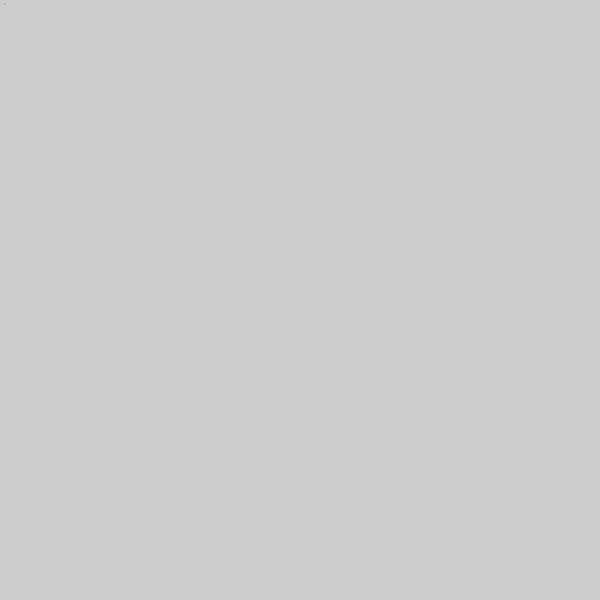
Frame 1 (no input)
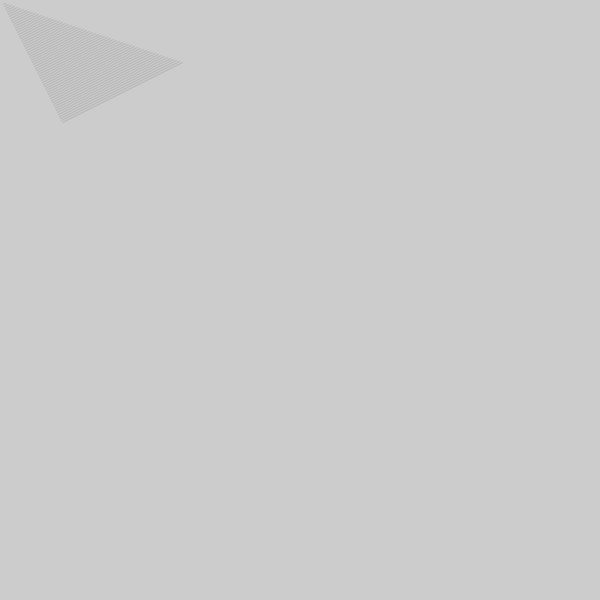
Frame 60 (the mouse pressed at the canvas centre just before this capture)
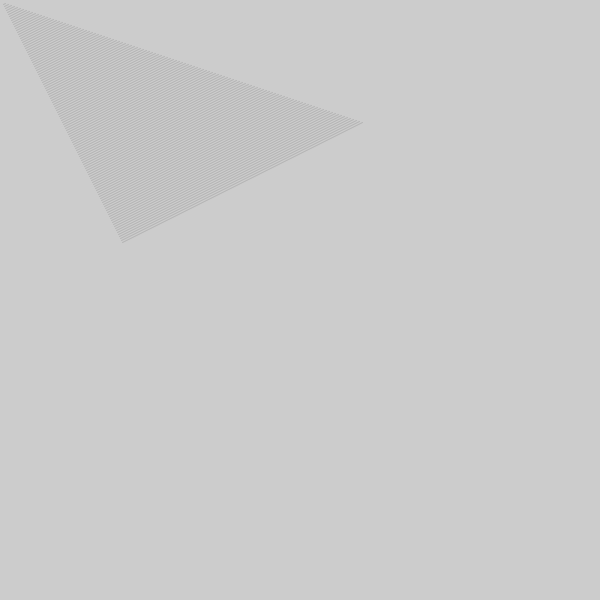
Frame 120 (the mouse held since frame 60 and released just before this capture)

The Processing sketch that drew these frames (run headless with seeded random() and noise(); from frame 60 on, the mouse is pressed at the canvas centre):

// Processing sketch: processing_144355
// ── processing_144355.pde

/*  
 Konkuk University  
 SOS iDesign  
 Name: KIM Sun hyun 
 ID: 201420067
*/ 

int x = 2;
int y = 2;
int x2 = 2;
int y2 = 2;

int xSpeed = 3;
int ySpeed = 1;
int xSpeed2 = 1;
int ySpeed2 = 2;

void setup() {
  size(600, 600);
  smooth();
}

void draw() {

  x = x + xSpeed;  
  y = y + ySpeed; 
  x2 = x2 + xSpeed2;  
  y2 = y2 + ySpeed2; 

  if ((y >  height) || (y<0)) {
    ySpeed = ySpeed * -1;
  }
  if ((x >  width) || (x<0)) {
    xSpeed = xSpeed * -1;
  }
  if ((y2 >  height) || (y2<0)) {
    ySpeed2 = ySpeed2 * -1;
  }
  if ((x2 >  width) || (x2<0)) {
    xSpeed2 = xSpeed2 * -1;
  }
  //roke(y);
  noFill();
  stroke(0, 30);
  line(x, y, x2, y2);

  //quad(height,y,32,width-x,30,50,20,width-x);
  // quad(height,0,0,width-x,height,width-x,10,width);
}
